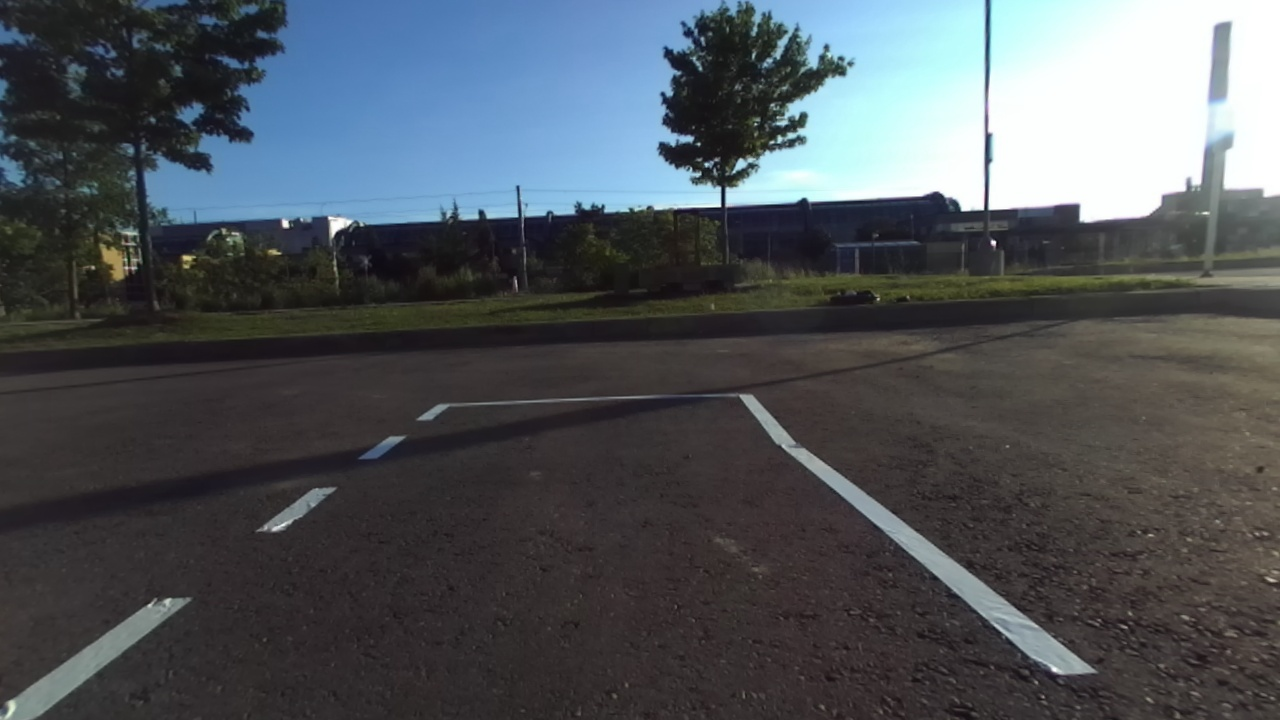
#> input picture rr_computer_vision/images/lane_detection/urban_road/original.jpg, 1280 x 720 px
$ jupyter execute horizontal_lane_detection_test.ipynb   (older library calls are emulated)
#> lines starting #> are read from the running program, lines starting #| are printed output that depends on the picture
[cell 1]
import numpy as np
from matplotlib import pyplot as plt
import cv2
plt.rcParams['figure.figsize'] = [20, 10]

[cell 2]
IMG_LOC = "../images/lane_detection/urban_road/original.jpg"
img_bgr = cv2.imread(IMG_LOC)
#> img_bgr is the input picture: shape (720, 1280, 3); mean B, G, R 89.7, 84.7, 79.4
img_rgb = cv2.cvtColor(img_bgr, cv2.COLOR_BGR2RGB)
img_gray = cv2.cvtColor(img_bgr, cv2.COLOR_BGR2GRAY)
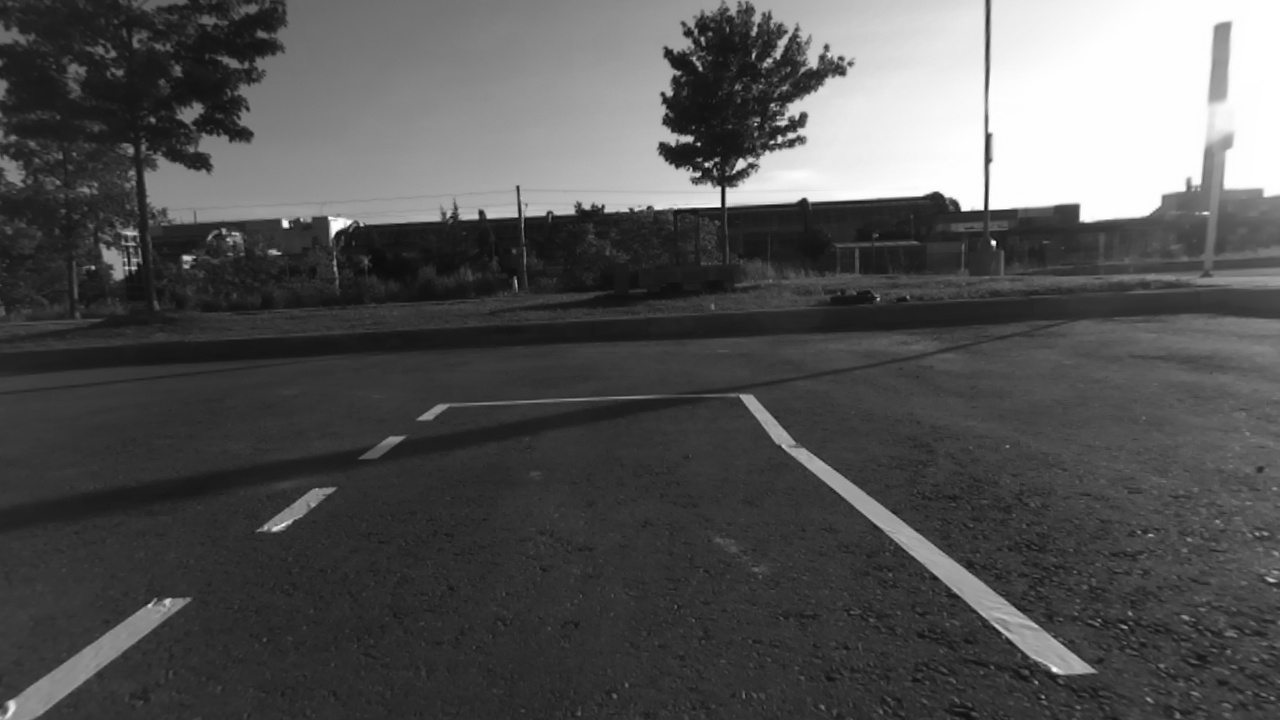
#> img_gray: shape (720, 1280); min 8, max 255, mean 83.7

plt.imshow(img_rgb)

[cell 3]
plt.imshow(img_gray, cmap='gray')

[cell 4]
scale = 1
delta = 0
ddepth = cv2.CV_16S

[cell 5]
grad_y = cv2.Sobel(img_gray, ddepth, 0, 1, ksize=3, scale=scale, delta=delta, borderType=cv2.BORDER_DEFAULT)
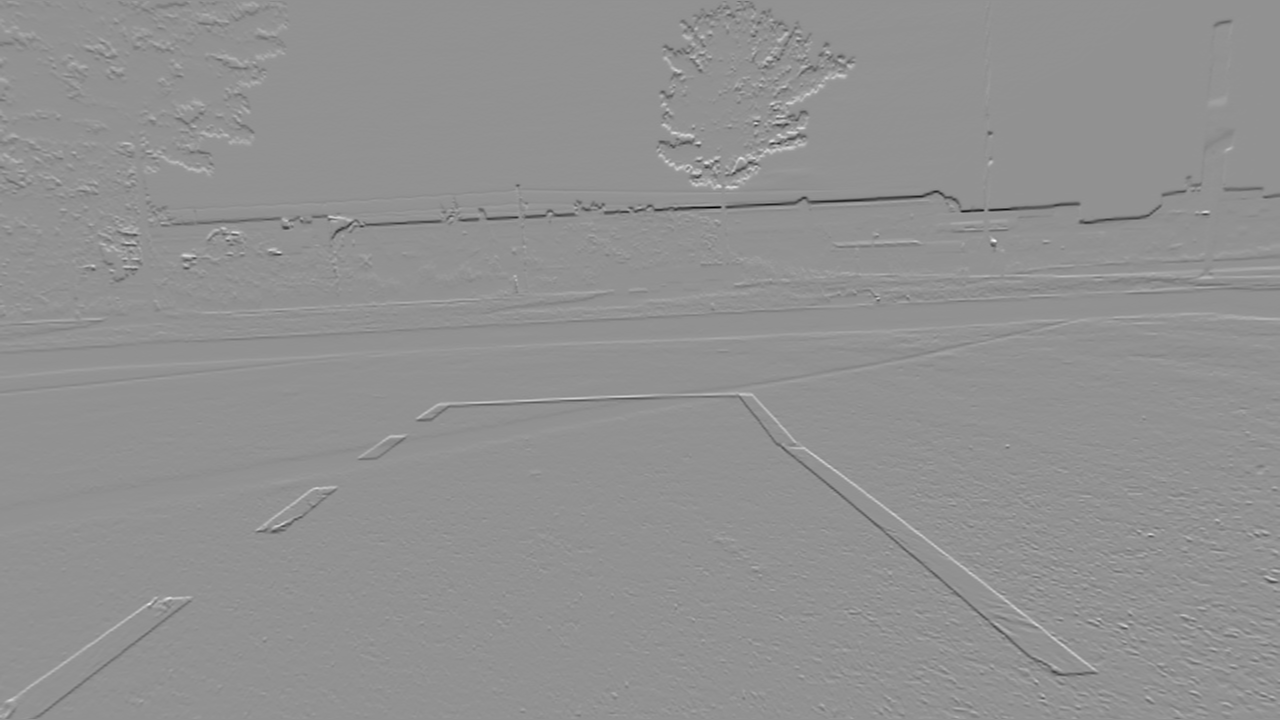
#> grad_y: shape (720, 1280) int16; min -923, max 690, mean -1.1; drawn with min black and max white

plt.imshow(grad_y, cmap='gray')

[cell 6]
grad_x = cv2.Sobel(img_gray, ddepth, 1, 0, ksize=3, scale=scale, delta=delta, borderType=cv2.BORDER_DEFAULT)
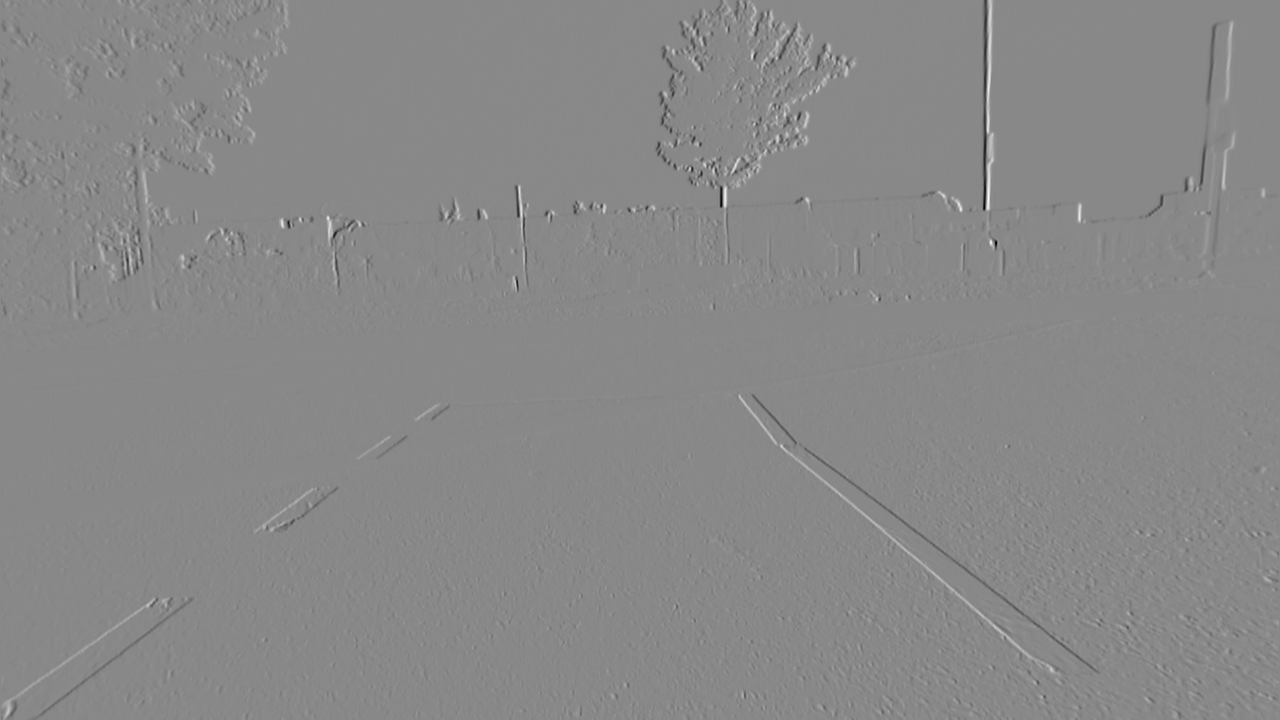
#> grad_x: shape (720, 1280) int16; min -803, max 696, mean 0.5; drawn with min black and max white

plt.imshow(grad_x, cmap='gray')

$ run again, with rr_computer_vision/images/lane_detection/urban_road/occupancy.png saved as rr_computer_vision/images/lane_detection/urban_road/original.jpg
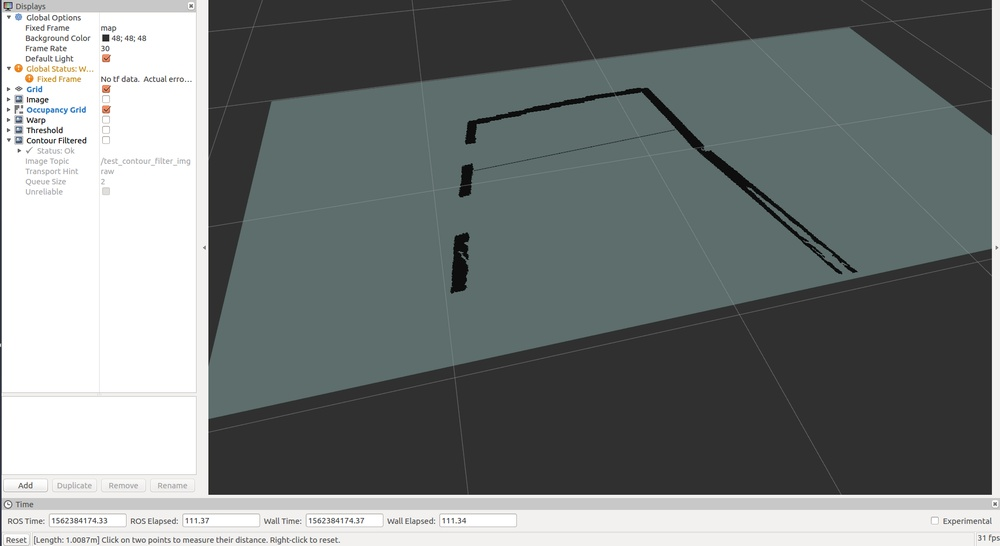
#> input picture rr_computer_vision/images/lane_detection/urban_road/occupancy.png, 1000 x 546 px, shrunk from 1857 x 1013 before the run
#> img_bgr is the input picture: shape (546, 1000, 3); mean B, G, R 124.8, 125.4, 119.8
#> `grad_y = cv2.Sobel(img_gray, ddepth, 0, 1, ksize=3, scale=scale, delta..`:
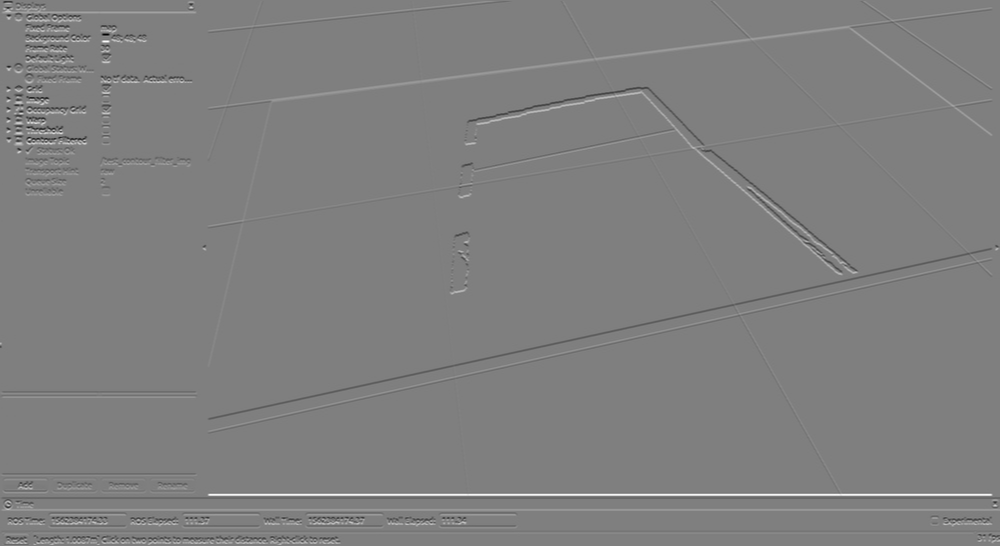
#> grad_y: shape (546, 1000) int16; min -896, max 898, mean 2.3; drawn with min black and max white
#> `grad_x = cv2.Sobel(img_gray, ddepth, 1, 0, ksize=3, scale=scale, delta..`:
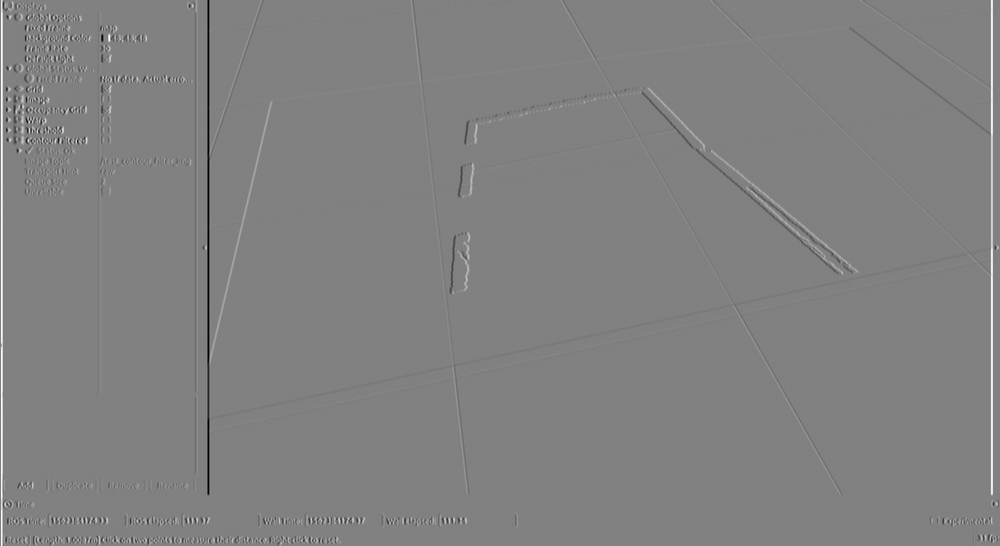
#> grad_x: shape (546, 1000) int16; min -902, max 880, mean 1.3; drawn with min black and max white
